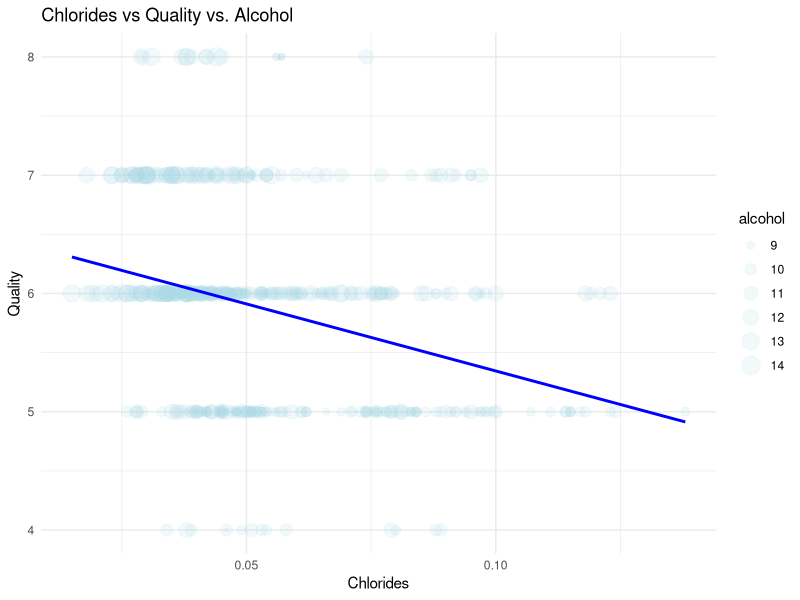

Generate this figure with R: (Note: this script raises an error after producing the figure.)
#Colin.R
##########################
# Generation of 500 wines form RedWine_Dataset.xlxs
## Requires
### "RedWine_Dataset.xlxs" must exist in the current working directory
## Returns 
### redWineRandom: a sample of 500 random points of data
### randomIndexes: the corresponding random indexes form WineProperties_Red 
## Dependencies
### install.packages("readxl")          // If readxl not installed
library(readxl)

library(flextable)
library(vctrs)
library(broom)
##install.packages("flextable")
# Clean Console and Environment
rm(list = ls())
cat("\f")

#importing red wine data from excel file
WineProperties_Red <- read_excel("RedWine_DataSet.xlsx")

#Seed for random number generator using pseudo-random number generation which is sufficiently random for our purposes
set.seed(5678)

#Find indexes of the 500 random elements
randomIndexes <- sample(seq_len(nrow(WineProperties_Red)), 500, replace = FALSE)

#Get random data from random index (can choose which data to set after ",")
redWineRandom <- WineProperties_Red[randomIndexes, ]

# Chlorides and Quality linear models
library(ggplot2)


redWine <- subset(redWineRandom, chlorides < 0.15)


# Creation of linear models -- chlorides VS quality) 
QCl_lm <- lm(quality ~ chlorides + alcohol , data = redWine)

print(summary(QCl_lm))

ggplot(redWine, aes(x = chlorides, y = quality)) + 
  geom_point(aes(size = alcohol), alpha = 0.15, color = "lightblue") +
  geom_smooth(method = "lm", se = FALSE, linetype = "solid", color = "blue") +
  labs(title = "Chlorides vs Quality vs. Alcohol", x = "Chlorides", y = "Quality") +
  theme_minimal() 
grid()

#Better table
##install.packages("flextable")
table <- as_flextable(QCl_lm)
print(table)


##########################
##End Colin.R
